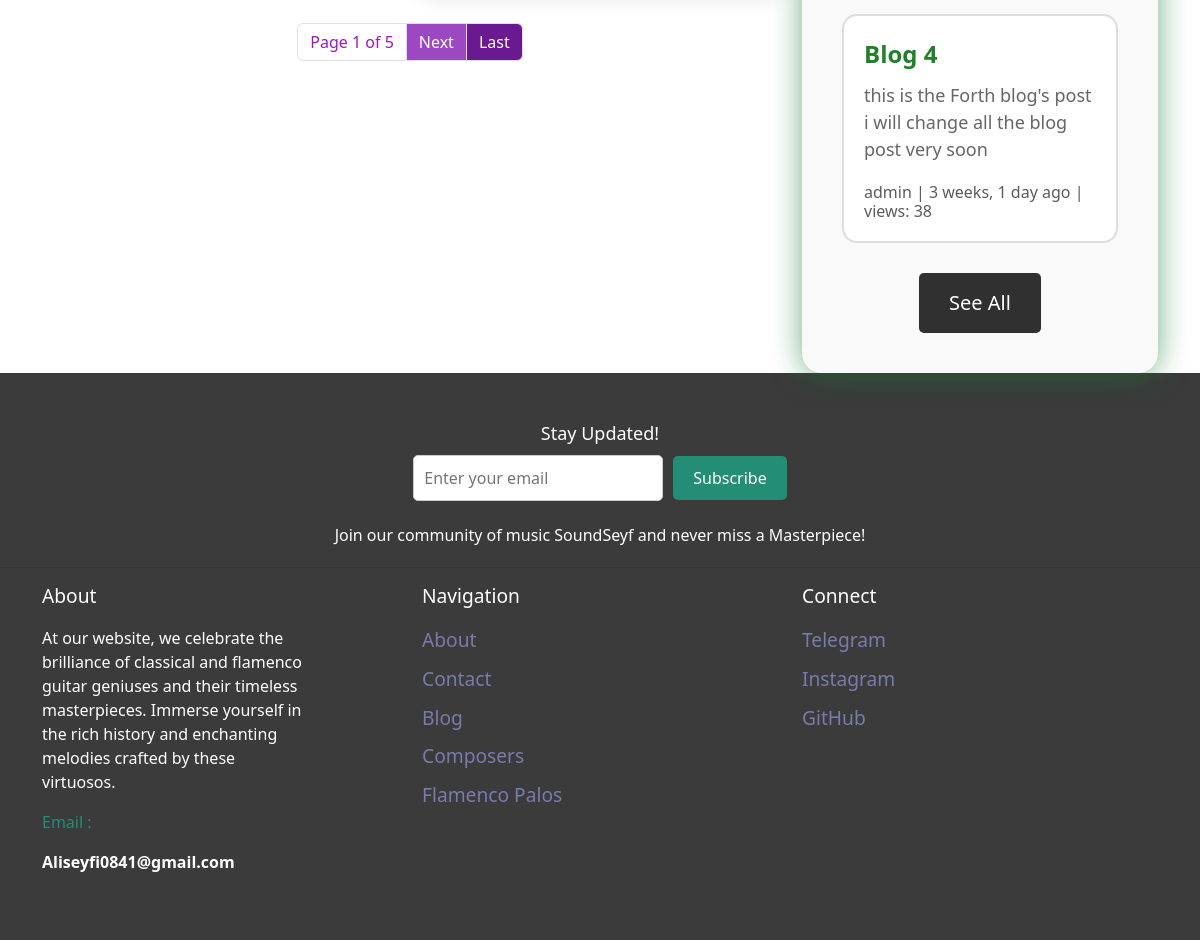
Page /music/composers (lower part) on the earlier database version.
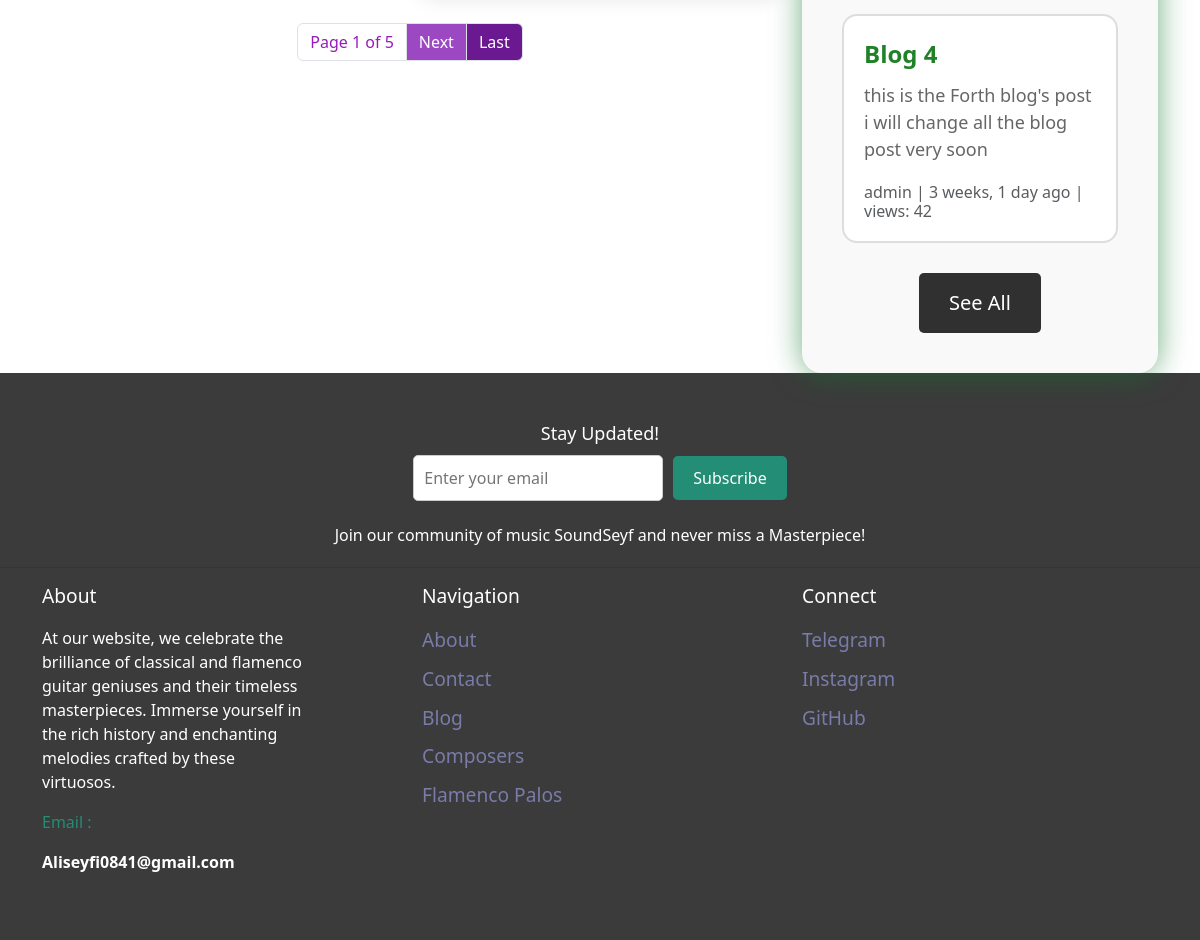
Same page on the later database version.
### blog/models.py (models this page shows, shortened)
class Post(models.Model):
    title = models.CharField(max_length=255,unique=True)
    slug = models.SlugField(max_length=255,unique=True)
    author = models.ForeignKey(User,on_delete=models.CASCADE,null=True)
    content = models.TextField(null=True,blank=True)
    created_on = models.DateTimeField(auto_now_add=True)
    updated_on = models.DateTimeField(auto_now=True)
    published_on = models.DateTimeField(null=True)
    status = models.CharField(max_length=255,choices=STATUS_CHOICES)
    counted_views = models.IntegerField(default=0)
    login_required = models.BooleanField(default=False)
    class Meta:
        ordering = ['-created_on']

### music/views.py (the view)
# urls.py: path('composers',ComposersView , name="composers" ),
def ComposersView(request):
    composers = Composer.objects.all()
    p = Paginator(composers,10)
    try:
        page_number = request.GET.get('page')
        composers = p.get_page(page_number)
    except EmptyPage:
        composers = composers.get_page(1)
    except PageNotAnInteger:
        composers = composers.get_page(1)
    if request.user.is_authenticated:
         favorited_composer_ids = set(request.user.favoritecomposer_set.values_list('composer__id', flat=True))
         context = {"composers": composers, "favorited_composer_ids": favorited_composer_ids}
         return render(request,'music/composers.html',context)
    else:
         context = {"composers": composers}
         return render(request,'music/composers.html',context)

### blog/templatetags/blog-tags.py (called while the page is built)
@register.inclusion_tag('blog/recentposts.html')
def recentpost():
    recentposts = Post.objects.all().order_by('published_on')[:3]
    return  {"recentposts":recentposts}

### music/templatetags/music-tags.py (called while the page is built)
@register.inclusion_tag('music/somepalos.html')
def somepalos():
    somepalos = Palo.objects.all().order_by('name')[:4]
    return  {"somepalos":somepalos}

### templates/music/composers.html (shortened to what this page needs)
{% extends "base.html" %}
{% load static %}
{% load music-tags %}
{% load blog-tags %}
{% load thumbnail %}
{% block content %}
<div class="container">
  <div class="row">
    <div class="col-md-8">
        <div class="row">
      </div>
      <nav aria-label="Pagination">
        <ul class="pagination justify-content-center">
          <li class="page-item disabled">
            <a style="background-color:#ffffff; color: #991ab9;" class="page-link" href="#">Page {{ composers.number }} of {{ composers.paginator.num_pages }}</a>
          </li>
          {% if composers.has_next %}
          <li class="page-item">
            <a style="background-color:#9c48c3; color: #ffffff;" class="page-link" href="?page={{ composers.next_page_number }}">Next</a>
          </li>
          <li class="page-item">
            <a style="background-color:#6a1990; color: #ffffff;" class="page-link" href="?page={{ composers.paginator.num_pages }}">Last</a>
          </li>
          {% endif %}
        </ul>
      </nav>
    </div>
    <div class="col-md-4">
    {% somepalos %}
    {% recentpost %}
  </div>
    </div>
  </div>
{% endblock %}

### templates/blog/recentposts.html (shortened to what this page needs)
{% load static %}
{% load humanize %}
<!DOCTYPE html>
<html lang="en">
<head>
</head>
<body>
    <div class="blog-container">
        {% for post in recentposts %}
        <div class="blog-env">
            <div class="blog-title">{{ post.title }}</div>
            <div class="blog-snippet">{{ post.content|truncatewords:20 }}</div>
            <p class="card-text text-muted h6">{{ post.author }} | {{post.created_on|naturaltime }} | views: {{post.counted_views}}</p>
        </div>
        {% endfor %}
        <a href="{% url 'blog:blog-home' %}" class="see-all-button">See All</a>
    </div>
</body>
</html>

Differences in the rows shown:
changed Post "Blog 4": counted_views "38" → "42"
